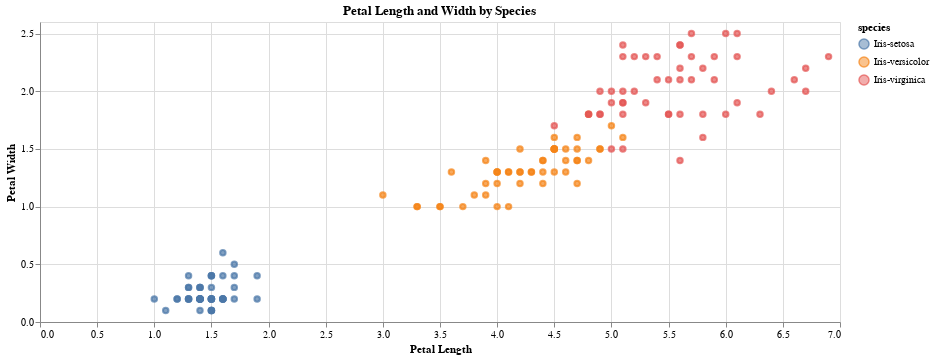

Notebook code cell kept with this figure:
### Markdown cell above
## Part B: Visualize the Data

Use your preferred visualization library to create a scatterplot showing petal length vs petal width. You should plot each flower species as a different color on the scatter plot.

### Code cell
import altair as alt

alt.Chart(Flowers).mark_point(
).encode(
    alt.X("petal_length", title="Petal Length"),
    alt.Y("petal_width", title="Petal Width"),
    alt.Color("species"),
    alt.Fill("species")
).properties(
    width=800,
    title="Petal Length and Width by Species"
)

### Figure 1 — Vega-Lite specification as saved in the notebook (floating-point values rounded to 4 significant figures; data arrays with more than 128 entries replaced by an {"elided": "..."} marker saying what was removed)
{"config": {"view": {"continuousWidth": 300, "continuousHeight": 300}}, "data": {"name": "data-f922f5996930bcdc3287c95c54965948"}, "mark": {"type": "point"}, "encoding": {"color": {"field": "species", "type": "nominal"}, "fill": {"field": "species", "type": "nominal"}, "x": {"field": "petal_length", "title": "Petal Length", "type": "quantitative"}, "y": {"field": "petal_width", "title": "Petal Width", "type": "quantitative"}}, "title": "Petal Length and Width by Species", "width": 800, "$schema": "https://vega.github.io/schema/vega-lite/v5.20.1.json", "datasets": {"data-f922f5996930bcdc3287c95c54965948": {"elided": "150 records"}}}
